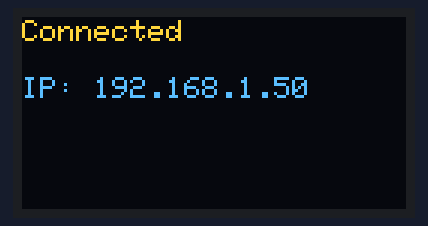
A sketch run on a simulated Arduino Uno, built for the host (arithmetic inside an expression is 32-bit, double 64-bit). Shown: 128×64 one-colour display. The OLED is the two-colour kind (top 16 rows yellow); WiFi joins after 1.5 s; servers stay silent unless stated.

Above: at 1.7 s.

The sketch:

sketch_sep3a.ino
```cpp
#include "WiFiManager.h"
#include "DisplayManager.h"

const char* ssid = "tumoTeam";
const char* password = "hello2team";

DisplayManager displayManager(128, 64); // Example for a 128x64 display
WiFiManager wifiManager(ssid, password, &displayManager);

void setup() {
  displayManager.begin();
  wifiManager.connect();
}

void loop() {
  if(!wifiManager.isConnected())
    wifiManager.reconnect();
    delay(10000);
}
```

DisplayManager.cpp
```cpp
// DisplayManager.cpp
#include "DisplayManager.h"

DisplayManager::DisplayManager(int screenWidth, int screenHeight)
  : display(screenWidth, screenHeight, &Wire, -1) {}

void DisplayManager::begin() {
  if(!display.begin(SSD1306_SWITCHCAPVCC, 0x3C)) {
    for(;;); // Don't proceed, loop forever
  }
  display.clearDisplay();
}

void DisplayManager::showText(String text, int x, int y) {
  display.setTextSize(1);
  display.setTextColor(SSD1306_WHITE);
  display.setCursor(x, y);
  display.println(text);
  display.display();
}

void DisplayManager::clear() {
  display.clearDisplay();
  display.display();
}
```

DisplayManager.h
```cpp
// DisplayManager.h
#ifndef DISPLAY_MANAGER_H
#define DISPLAY_MANAGER_H

#include <Wire.h>
#include <Adafruit_GFX.h>
#include <Adafruit_SSD1306.h>

class DisplayManager {
  public:
    DisplayManager(int screenWidth, int screenHeight);
    void begin();
    void showText(String text, int x, int y);
    void clear();

  private:
    Adafruit_SSD1306 display;
};

#endif
```

WifiManager.cpp
```cpp
// WiFiManager.cpp
#include "WiFiManager.h"

WiFiManager::WiFiManager(const char* ssid, const char* password, DisplayManager* display) {
  this->ssid = ssid;
  this->password = password;
  this->display = display;
}

void WiFiManager::connect() {
    WiFi.begin(ssid, password);
  display->clear();
  display->showText("Connecting to WiFi...", 0, 0);

  while (WiFi.status() != WL_CONNECTED) {
    delay(1000);
  }
  display->clear();
  display->showText("Connected", 0, 1);
  display->showText("IP: " + getIPAddress(), 0, 20);
}

bool WiFiManager::isConnected() {
  return WiFi.status() == WL_CONNECTED;
}

void WiFiManager::reconnect() {
  WiFi.begin(ssid, password);
  display->clear();
  display->showText("Reconnecting to WiFi...", 0, 0);

  while (WiFi.status() != WL_CONNECTED) {
    delay(1000);
  }
  display->clear();
  display->showText("Connected", 0, 1);
  display->showText("IP: " + getIPAddress(), 0, 20);
}

String WiFiManager::getIPAddress() {
  return WiFi.localIP().toString();
}
```

WifiManager.h
```cpp
// WiFiManager.h
#ifndef WIFI_MANAGER_H
#define WIFI_MANAGER_H

#include <WiFi.h>
#include "DisplayManager.h"

class WiFiManager {
  public:
    WiFiManager(const char* ssid, const char* password, DisplayManager* display);
    void connect();
    void reconnect();
    bool isConnected();
    String getIPAddress();

  private:
    const char* ssid;
    const char* password;
    DisplayManager* display;
};

#endif
```
